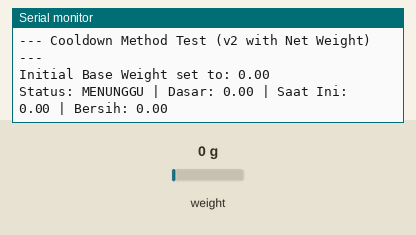
A sketch run on a simulated ESP32. Shown: the last lines printed to the serial monitor. Inputs (shaded band) come from the test bench; at power-on: weight on the scale 0 g.

Above: at 4.2 s.
4.3 s: weight on the scale set to 4 g
At 6.2 s:
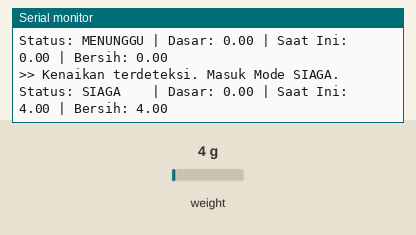
6.7 s: weight on the scale set to 100 g
At 8.3 s:
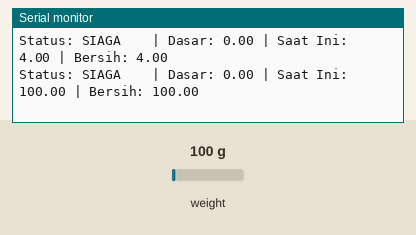

Measured:
- the behaviour switches between 2 and 3 g on weight on the scale (found by bisection; images 0 and 1)
- after the input at 4.3 s, the serial monitor: prints a new line after 0.90 s (image 1)
- after the input at 6.7 s, the serial monitor: prints a new line after 0.91 s (image 2)

The sketch:

5_Test_Sensor_Calibration_EMA.ino
```cpp
#include <HX711.h>
#include "AppConfig.h"

// --- State Machine Definitions ---
enum SystemState {
  STATE_IDLE,
  STATE_ARMED
};

// --- Tunable Parameters ---
const float WEIGHT_CHANGE_THRESHOLD_G = 2.0;
const unsigned long COOLDOWN_PERIOD_MS = 3000; // 3 seconds to ignore readings after a take.

// --- State Variables ---
SystemState currentState = STATE_IDLE;
float baseWeight = 0.0;
float peakWeight = 0.0;
unsigned long cooldownUntil = 0;
bool recalibrationNeeded = false;

HX711 scale;

void setup() {
  Serial.begin(SERIAL_BAUD_RATE);
  Serial.println("--- Cooldown Method Test (v2 with Net Weight) ---");

  scale.begin(LOADCELL_DOUT_PIN, LOADCELL_SCK_PIN);
  scale.set_scale(LOADCELL_CALIBRATION_FACTOR);

  scale.tare(20);
  baseWeight = scale.get_units(10);
  Serial.print("Initial Base Weight set to: "); Serial.println(baseWeight, 2);
}

void loop() {
  if (recalibrationNeeded && millis() > cooldownUntil) {
    Serial.println(">> Cooldown Selesai. Melakukan re-kalibrasi referensi dasar.");
    baseWeight = scale.get_units(10);
    Serial.print("   Referensi Dasar Baru: "); Serial.println(baseWeight, 2);
    recalibrationNeeded = false;
  }

  if (millis() < cooldownUntil) {
    return;
  }

  if (!scale.is_ready()) return;
  float currentWeight = scale.get_units(10);

  // --- [KODE BARU] Menghitung Berat Bersih ---
  float netWeight = currentWeight - baseWeight;

  switch (currentState) {
    case STATE_IDLE:
      if (currentWeight > baseWeight + WEIGHT_CHANGE_THRESHOLD_G) {
        Serial.println("\n>> Kenaikan terdeteksi. Masuk Mode SIAGA.");
        currentState = STATE_ARMED;
        peakWeight = currentWeight;
      }
      break;

    case STATE_ARMED:
      if (currentWeight > peakWeight) {
        peakWeight = currentWeight;
      }

      if (currentWeight < peakWeight - WEIGHT_CHANGE_THRESHOLD_G) {
        float weightTaken = peakWeight - currentWeight;
        Serial.println("\n>> Pengambilan terdeteksi!");
        Serial.print("   Berat Diambil (Kalkulasi Awal): "); Serial.println(weightTaken, 2);

        Serial.println("   Memulai Cooldown 3 detik...");
        cooldownUntil = millis() + COOLDOWN_PERIOD_MS;
        recalibrationNeeded = true;

        currentState = STATE_IDLE;
      }
      break;
  }

  // --- [KODE DIPERBARUI] Menampilkan Berat Bersih di Serial Monitor ---
  Serial.print("Status: ");
  Serial.print((currentState == STATE_IDLE) ? "MENUNGGU" : "SIAGA   ");
  Serial.print(" | Dasar: "); Serial.print(baseWeight, 2);
  Serial.print(" | Saat Ini: "); Serial.print(currentWeight, 2);
  Serial.print(" | Bersih: "); Serial.println(netWeight, 2); // Ditambahkan di sini

  delay(200);
}
```

AppConfig.h
```cpp
#pragma once // Prevents the file from being included multiple times

// --- HX711 Loadcell Pins ---
const int LOADCELL_DOUT_PIN = 13;
const int LOADCELL_SCK_PIN = 14;

// --- TFT ILI9341 Pins (VSPI) ---
const int TFT_CS_PIN = 25;
const int TFT_DC_PIN = 26;
const int TFT_RST_PIN = 27;
const int TFT_MOSI_PIN = 23;
const int TFT_MISO_PIN = 19;
const int TFT_SCK_PIN = 18;

// --- I/O Device Pins ---
const int BUZZER_PIN = 32;
const int BATTERY_MONITOR_PIN = 34; // ADC1_CH6, input only

// --- I2C Configuration ---
// Default ESP32 I2C pins are GPIO 21 (SDA) and GPIO 22 (SCL)
const int I2C_SDA_PIN = 21;
const int I2C_SCL_PIN = 22;
const uint8_t RTC_ADDRESS = 0x68;
const uint8_t EEPROM_ADDRESS = 0x57;

// --- System Constants ---
const long SERIAL_BAUD_RATE = 115200;
const float LOADCELL_CALIBRATION_FACTOR = 4119.755f;
const float EMA_ALPHA = 0.1f; // Smoothing factor for the EMA filter
```
